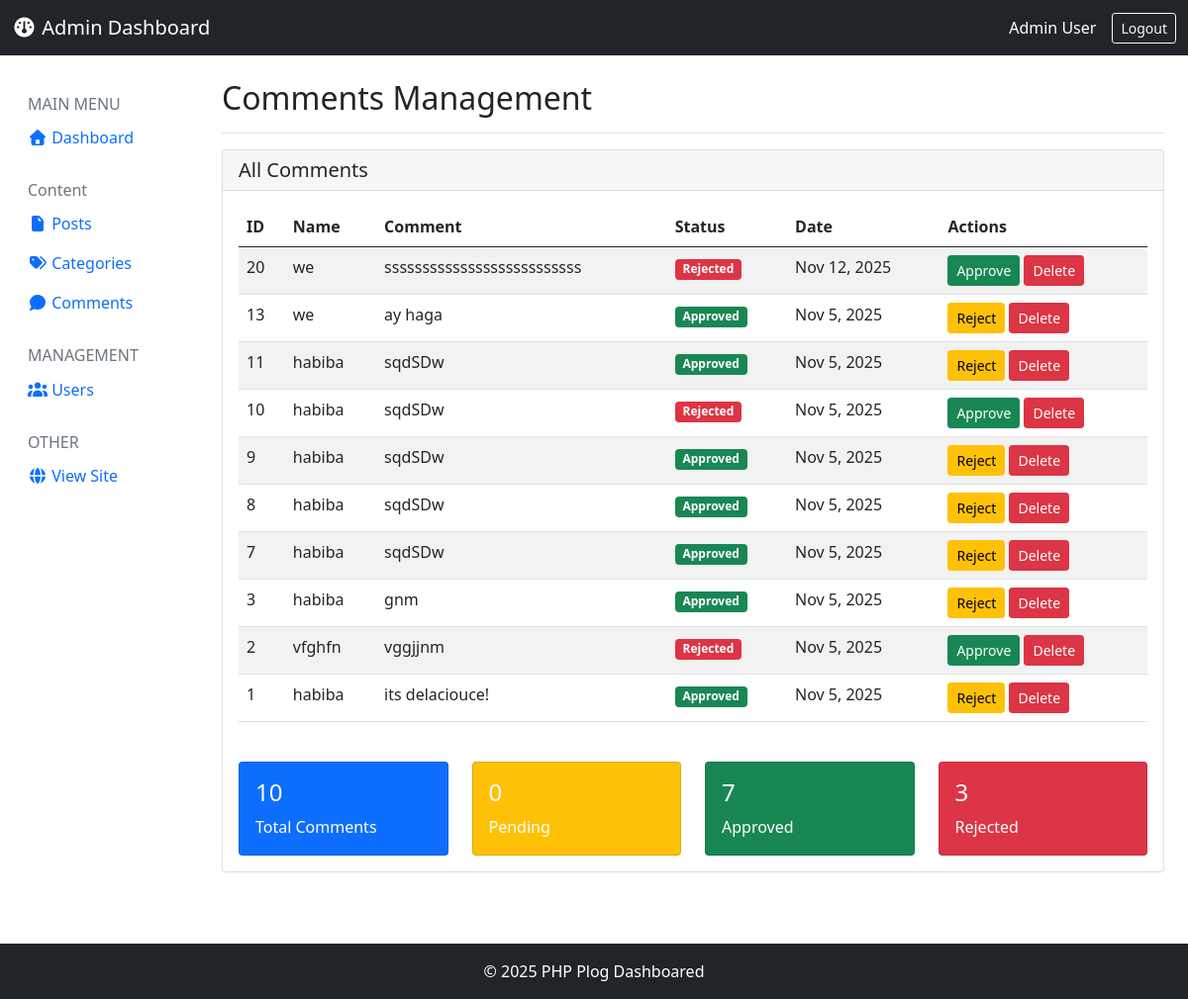
The page /comments.php on the database its author committed.
### tables this page shows
CREATE TABLE `comments` (
  `id` int(11) NOT NULL,
  `post_id` int(11) NOT NULL,
  `name` varchar(100) NOT NULL,
  `email` varchar(100) NOT NULL,
  `comment` text NOT NULL,
  `status` enum('pending','approved','rejected') DEFAULT 'pending',
  `created_at` timestamp NOT NULL DEFAULT current_timestamp()
);

### comments.php (the view, shortened to what this page needs)
<?php
    require_once "../config.php";
    include "./includes/header.php";
$stmt = $pdo->query("SELECT * FROM comments ORDER BY created_at
DESC");
$comments = $stmt->fetchAll(PDO::FETCH_ASSOC);
$total_comments = count($comments);
$pending_comments = $pdo->query("SELECT COUNT(*) FROM comments
WHERE status = 'pending'")->fetchColumn();
$approved_comments = $pdo->query("SELECT COUNT(*) FROM
comments WHERE status = 'approved'")->fetchColumn();
$rejected_comments = $pdo->query("SELECT COUNT(*) FROM comments
WHERE status = 'rejected'")->fetchColumn();
?>
<div class="container">
    <div class="row">
        <nav class="col-md-3 col-lg-2 d-md-block bg-white sidebar border-
end min-vh-100">
            <div class="position-sticky pt-3">
                <h6 class="sidebar-heading px-3 mt-4 mb-1 text-muted text-uppercase">
                    <span>Main Menu</span>
                </h6>
                <ul class="nav flex-column mb-2">
                    <li class="nav-item">
                        <a class="nav-link active" href="index.php">
                            <i class="fa-solid fa-house"></i>
                            Dashboard
                        </a>
                    </li>
                </ul>
                <h6 class="sidebar-heading px-3 mt-4 mb-1 text-muted text-
uppercase">
                    <span>Content</span>
                </h6>
                <ul class="nav flex-column mb-2">
                    <li class="nav-item">
                        <a class="nav-link" href="posts.php">
                            <i class="fa-solid fa-file"></i>
                            Posts
                        </a>
                    </li>
                    <li class="nav-item">
                        <a class="nav-link" href="categories.php">
                            <i class="fa-solid fa-tags"></i>
                            Categories
                        </a>
                    </li>
                    <li class="nav-item">
                        <a class="nav-link" href="comments.php">
                            <i class="fa-solid fa-comment"></i>
                            Comments
                        </a>
                    </li>
                </ul>
                <h6 class="sidebar-heading px-3 mt-4 mb-1 text-muted text-uppercase">
                    <span>Management</span>
                </h6>
                <ul class="nav flex-column mb-2">
                    <li class="nav-item">
                        <a class="nav-link" href="users/index.php">
                            <i class="fa-solid fa-users"></i>
                            Users
                        </a>
                    </li>
                </ul>
                <h6 class="sidebar-heading px-3 mt-4 mb-1 text-muted text-uppercase">
                    <span>Other</span>
                </h6>
                <ul class="nav flex-column mb-2">
                    <li class="nav-item">
                        <a class="nav-link" href="../index.php" target="_blank">
                            <i class="fa-solid fa-globe"></i>
                            View Site
                        </a>
                    </li>
                </ul>
            </div>
        </nav>
        <main class="col-md-9 ms-sm-auto col-lg-10 px-md-4">
            <div class="py-4">
                <div
                    class="d-flex justify-content-between flex-wrap flex-md-nowrap align-items-center pb-2 mb-3 border-bottom">
                    <h1 class="h2">
                        <i class="bi bi-chat-dots"></i> Comments Management
                    </h1>
                </div>
                <div class="card">
                    <div class="card-header">
                        <h5 class="card-title mb-0">All Comments</h5>
                    </div>
                    <div class="card-body">
                        <div class="table-responsive">
                            <table class="table table-striped table-hover">
                                <thead>
                                    <tr>
                                        <th>ID</th>
                                        <th>Name</th>
                                        <th>Comment</th>
                                        <th>Status</th>
                                        <th>Date</th>
                                        <th>Actions</th>
                                    </tr>
                                </thead>
                                <tbody>
                            <?php foreach ($comments as $comment): ?>
                            <tr>
          <td><?php echo $comment['id']; ?></td>
<td><?php echo htmlspecialchars($comment['name']); ?></td>
<td> <?php echo htmlspecialchars($comment['comment']); ?>  </td>
    <td>
<?php if ($comment['status'] == 'approved'): ?>
  <span class="badge bg-success">Approved</span>
<?php elseif ($comment['status'] == 'pending'): ?>
<span class="badge bg-warning">Pending</span>
    <?php else: ?>
     <span class="badge bg-danger">Rejected</span>
   <?php endif; ?>
  </td>
<td>
<?php echo date('M j, Y', strtotime($comment['created_at'])); ?>
</td>
  <td>
    <?php if ($comment['status'] != 'approved'): ?>
          <a href="comments.php?action=approve&id=<?php echo
$comment['id']; ?>" class="btn btn-sm btn-success">
         <i class="bi bi-check"></i> Approve
     </a>
         <?php endif; ?>
  <?php if ($comment['status'] != 'rejected'): ?>
   <a href="comments.php?action=reject&id=<?php echo $comment['id'];
?>" class="btn btn-sm btn-warning">
   <i class="bi bi-x"></i> Reject
        </a>
         <?php endif; ?>
   <a href="comments.php?action=delete&id=<?php echo $comment['id'];
?>" class="btn btn-sm btn-danger" onclick="return confirm('Delete this comment?')">
         <i class="bi bi-trash"></i> Delete
            </a>
   </td>
     </tr>
       <?php endforeach; ?>
  </tbody>
                            </table>
                        </div>
        <div class="row mt-4">
            <div class="col-md-3">
                <div class="card text-white bg-primary">
                    <div class="card-body">
                        <div class="d-flex justify-content-between">
                            <div>
                                  <h4><?php echo $total_comments; ?></h4>
                                <p class="mb-0">Total Comments</p>
                            </div>
                        </div>
                    </div>
                </div>
            </div>
            <div class="col-md-3">
                <div class="card text-white bg-warning">
                    <div class="card-body">
                        <div class="d-flex justify-content-between">
                            <div>
                                  <h4><?php echo $pending_comments; ?></h4>
                                <p class="mb-0">Pending</p>
                            </div>
                        </div>
                    </div>
                </div>
            </div>
            <div class="col-md-3">
                <div class="card text-white bg-success">
                    <div class="card-body">
                        <div class="d-flex justify-content-between">
                            <div>
                                 <h4><?php echo $approved_comments; ?></h4>
                                <p class="mb-0">Approved</p>
                            </div>
                        </div>
                    </div>
                </div>
            </div>
            <div class="col-md-3">
                <div class="card text-white bg-danger">
                    <div class="card-body">
                        <div class="d-flex justify-content-between">
                            <div>
                                    <h4><?php echo $rejected_comments; ?></h4>
                                <p class="mb-0">Rejected</p>
                            </div>
                        </div>
                    </div>
                </div>
            </div>
        </div>
    </div>
</main>
    </div>
</div>
<?php
include "./includes/footer.php";
?>

### rows shown on the page
comments: id "20", name "we", comment "ssssssssssssssssssssssssss", status "Rejected", created_at "Nov 12, 2025"
comments: id "13", name "we", comment "ay haga", status "Approved", created_at "Nov 5, 2025"
comments: id "11", name "habiba", comment "sqdSDw", status "Approved", created_at "Nov 5, 2025"
comments: id "10", name "habiba", comment "sqdSDw", status "Rejected", created_at "Nov 5, 2025"
comments: id "9", name "habiba", comment "sqdSDw", status "Approved", created_at "Nov 5, 2025"
comments: id "8", name "habiba", comment "sqdSDw", status "Approved", created_at "Nov 5, 2025"
comments: id "7", name "habiba", comment "sqdSDw", status "Approved", created_at "Nov 5, 2025"
comments: id "3", name "habiba", comment "gnm", status "Approved", created_at "Nov 5, 2025"
comments: id "2", name "vfghfn", comment "vggjjnm", status "Rejected", created_at "Nov 5, 2025"
comments: id "1", name "habiba", comment "its delaciouce!", status "Approved", created_at "Nov 5, 2025"

### other values the page prints
$total_comments "10"
$pending_comments "0"
$approved_comments "7"
$rejected_comments "3"
